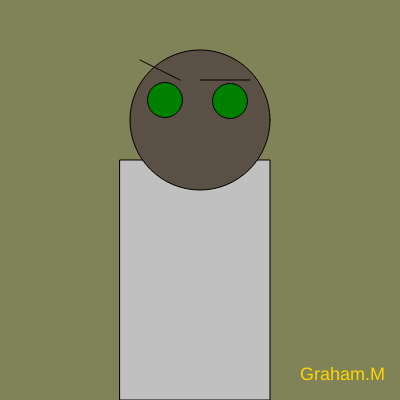
Frame 1 (no input)
Frame 60 (no input): identical to frame 1, image omitted
Frame 120 (the mouse pressed at the canvas centre since frame 60): identical to frame 1, image omitted

The p5.js sketch that drew this single still picture (run headless with seeded random() and noise() and a simulated clock; from frame 60 on, the mouse is pressed at the canvas centre):

// p5.js sketch
// ── sketch.js
function setup() {
    createCanvas(400, 400);
  }
  
  function draw() {
    background(128, 130, 87);
    fill('silver') 
    rect (120,160,150,240);
    fill(90,80,70);
    circle (200,120,140);
    fill('green');
    circle (165, 100, 35);
    fill('green');
    circle (230, 101, 35);
    fill('black') 
    line (140, 60, 180, 80);
    line(250,80,200,80);
    ;
    fill('gold');
    textSize(18); 
    text ('Graham.M',300,380);
            }
